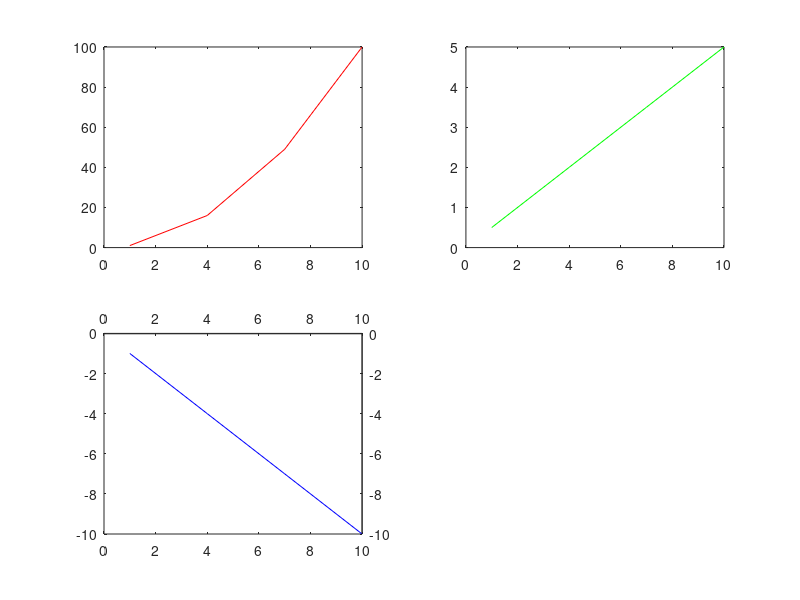

Write the MATLAB code that produced this figure. (Note: this script raises an error after producing the figure.)
%testPlotTools tests the plotting tool functions used here.

function testPlotTools()
%Create some variables
X = 1:3:10;
Y1 = X.^2;
Y2 = X / 2;
Y3 = -X;
Gx = figure();
subplot(2,2,1) 
plot(X, Y1, 'r');
subplot(2,2,2) 
plot(X, Y2, 'g');
subplot(2,2,3) 
plot(X, Y3, 'b');
XLim = get(gca, 'XLim');
YLim = get(gca, 'YLim');
Pos = get(gca, 'Position');
AxSpecial = axes('xlim', XLim, 'ylim', YLim, 'color', 'none', 'YAxisLocation', 'right', 'XAxisLocation', 'top', 'Position', Pos);

fprintf('%s: resizeFigure(Gx, 5, 5)\n', mfilename);
resizeFigure(Gx, 5, 5);
pause(1);

fprintf('%s: setPlotTickDecimal(Gx, 2, 3)\n', mfilename);
setPlotTickDecimal(Gx, 2, 3);
pause(1);

fprintf('%s: setAxes(Gx, ''FontName'', ''Arial'', ''FontSize'', 10, ''TitleString'', ''Test'', ''TitleFontSize'', 14)\n', mfilename);
setAxes(Gx, 'FontName', 'Arial', 'FontSize', 10, 'TitleString', 'Test', 'TitleFontSize', 14);
setAxes(AxSpecial, 'XTickLabel', '', 'TitleString', '')
setPlotTickDecimal(AxSpecial, -1, 1)
pause(1);

fprintf('%s: resizeSubplots(Gx)\n', mfilename);
resizeSubplots(Gx);
pause(1);

fprintf('%s: resizeSubplots(Gx, ''VertSpacer'', 0.02, ''HorzSpacer'', 0.05)\n', mfilename);
resizeSubplots(Gx, 'VertSpacer', 0.02, 'HorzSpacer', 0.05);
pause(1);

fprintf('%s: resizeSubplots(Gx, ''FigSpacer'', 0.02)\n', mfilename);
resizeSubplots(Gx, 'FigSpacer', 0.02);
pause(1);

fprintf('%s: resizeSubplots(Gx, ''VertSpacer'', 0.02, ''HorzSpacer'', 0.05, ''FigSpacer'', 0.04)\n', mfilename);
resizeSubplots(Gx, 'VertSpacer', 0.02, 'HorzSpacer', 0.05, 'FigSpacer', 0.04);
pause(1);

fprintf('%s: labelSubplots(gcf, ''Direction'', ''Horizontal'')\n', mfilename);
labelSubplots(gcf, 'Direction', 'Horizontal')
pause(1);

fprintf('%s: labelSubplots(gcf, ''Direction'', ''Vertical'')\n', mfilename);
labelSubplots(gcf, 'Direction', 'Vertical')
pause(1);

fprintf('%s: labelSubplots(gcf, ''delete'')\n', mfilename);
labelSubplots(gcf, 'delete')
pause(1);

fprintf('%s: labelSubplots(gcf, ''Direction'', ''Horizontal'', ''FontSize'', 12))\n', mfilename);
labelSubplots(gcf, 'Direction', 'Horizontal', 'FontSize', 12)
pause(1);

fprintf('%s: labelSubplots(gcf, ''shift'', 0.01, -0.01)\n', mfilename);
labelSubplots(gcf, 'shift', 0.01, -0.01)
pause(1);

fprintf('%s: invertFigColor(gcf)\n', mfilename);
invertFigColor(gcf)
